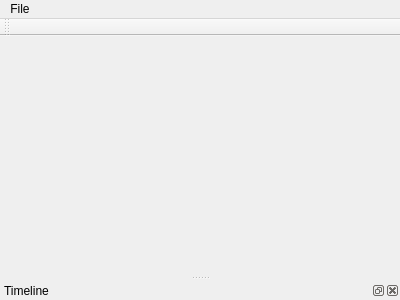
<?xml version="1.0" encoding="UTF-8"?>
<ui version="4.0">
 <class>MainWindow</class>
 <widget class="QMainWindow" name="MainWindow">
  <property name="geometry">
   <rect>
    <x>0</x>
    <y>0</y>
    <width>400</width>
    <height>300</height>
   </rect>
  </property>
  <property name="windowTitle">
   <string>MainWindow</string>
  </property>
  <widget class="Canvas" name="canvas">
   <layout class="QVBoxLayout" name="verticalLayout"/>
  </widget>
  <widget class="QMenuBar" name="menuBar">
   <property name="geometry">
    <rect>
     <x>0</x>
     <y>0</y>
     <width>400</width>
     <height>21</height>
    </rect>
   </property>
   <widget class="QMenu" name="menuFile">
    <property name="title">
     <string>File</string>
    </property>
    <addaction name="actionNew"/>
    <addaction name="actionOpen"/>
    <addaction name="actionSave"/>
    <addaction name="separator"/>
    <addaction name="actionExit"/>
   </widget>
   <addaction name="menuFile"/>
  </widget>
  <widget class="QToolBar" name="mainToolBar">
   <attribute name="toolBarArea">
    <enum>TopToolBarArea</enum>
   </attribute>
   <attribute name="toolBarBreak">
    <bool>false</bool>
   </attribute>
  </widget>
  <widget class="QDockWidget" name="dockWidget">
   <property name="windowTitle">
    <string>Timeline</string>
   </property>
   <attribute name="dockWidgetArea">
    <number>8</number>
   </attribute>
   <widget class="TimelineWidget" name="timelineWidget"/>
  </widget>
  <action name="actionNew">
   <property name="text">
    <string>New</string>
   </property>
  </action>
  <action name="actionOpen">
   <property name="text">
    <string>Open</string>
   </property>
  </action>
  <action name="actionSave">
   <property name="text">
    <string>Save</string>
   </property>
  </action>
  <action name="actionExit">
   <property name="text">
    <string>Exit</string>
   </property>
  </action>
 </widget>
 <layoutdefault spacing="6" margin="11"/>
 <customwidgets>
  <customwidget>
   <class>TimelineWidget</class>
   <extends>QWidget</extends>
   <header>timelinewidget.h</header>
   <container>1</container>
  </customwidget>
  <customwidget>
   <class>Canvas</class>
   <extends>QWidget</extends>
   <header>canvas.h</header>
   <container>1</container>
  </customwidget>
 </customwidgets>
 <resources/>
 <connections/>
</ui>
